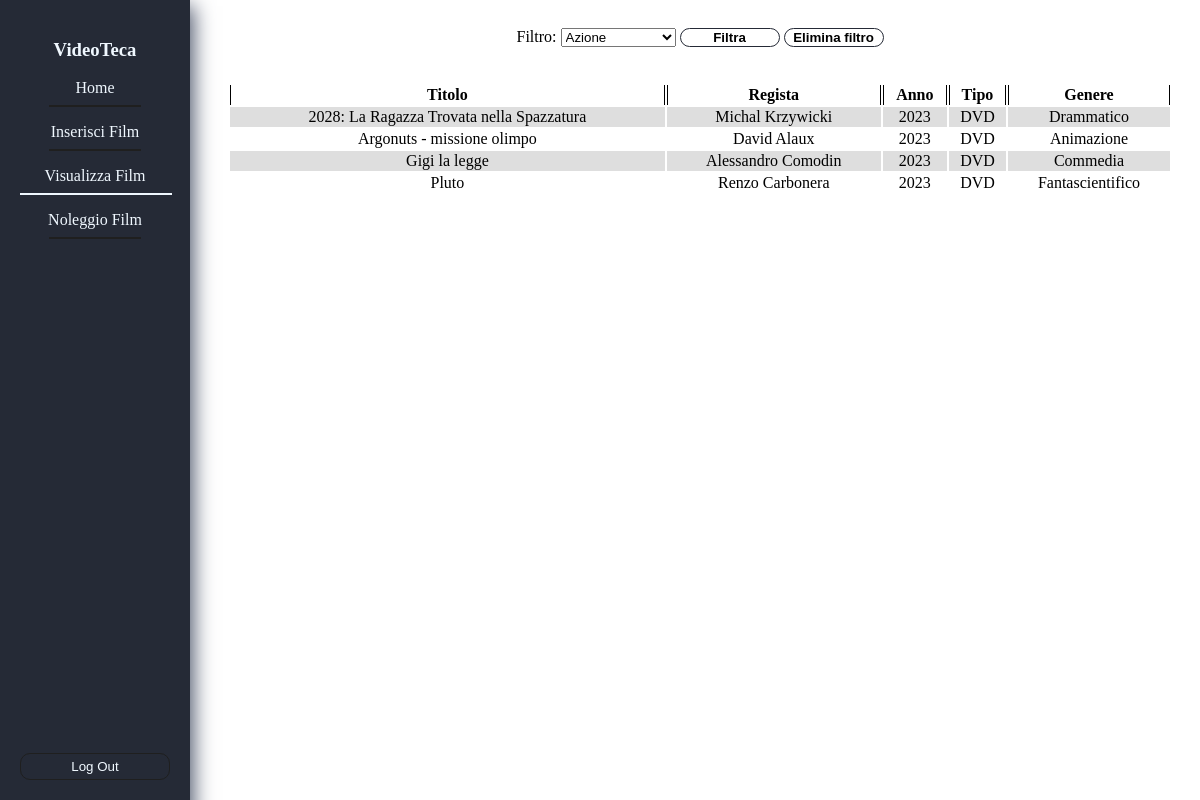
Page /pages/Visualizza.php on the committed database.
### tables this page shows
CREATE TABLE `video` (
  `ID` int(11) NOT NULL,
  `titolo` varchar(255) NOT NULL,
  `regista` varchar(255) NOT NULL,
  `anno` varchar(255) NOT NULL,
  `tipo` varchar(255) NOT NULL,
  `IDgenere` int(11) NOT NULL
);

CREATE TABLE `genere` (
  `ID` int(11) NOT NULL,
  `Descrizione` varchar(255) NOT NULL
);

### pages/Visualizza.php (the view, shortened to what this page needs)
<?php
$host = "dbServer";
$user = "root";
$pass = "ciao";
$db = "es12";
$connessione = mysqli_connect($host, $user, $pass, $db)
  or die("Connessione non riuscita " . mysqli_connect_error());
?>
<!DOCTYPE html>
<html lang="en">
  <head>
    <link rel="stylesheet" href="../css/style.css" />
  </head>
  <body>
<div class="sidebar">
    <a href="../index.php" class="a">
        <h3 class="h3">VideoTeca</h3>
    </a>
    <nav>
        <div class="div">
            <a href="../index.php" class="a">Home
                <hr class="hr" />
            </a>
        </div>
        <br /><br />
        <?php
          if($_SESSION['user'] == 0){
            echo '<div class="div">
            <a href="./Inserimento.php" class="a">Inserisci Film
                <hr class="hr" />
            </a>
        </div>
        <br /><br />';
          }
        ?>
        <div class="div">
            <a href="./Visualizza.php" class="a">Visualizza Film
                <hr class="hrActive hr" />
            </a>
        </div>
        <br /><br />
        <div class="div">
            <a href="./noleggio.php" class="a">Noleggio Film
                <hr class="hr" />
            </a>
        </div>
        <br /><br />
    </nav>
    <form action="../index.php" method="GET">
        <input type="submit" name="logout" value="Log Out" />
    </form>
</div>
<div class="main-content">
<form action="./Visualizza.php" method="post" class="filtro">
      <label for="filtro">Filtro:</label>
      <select id="genere" name="genere" <?php
      $query = "SELECT Descrizione FROM genere";
      $result = $connessione->query($query);
      while ($row = $result->fetch_assoc()) {
        echo "<option>" . $row['Descrizione'] . "</option>";
      }
      ?> </select>
        <input type="submit" value="Filtra" class="btn">
        <input type="submit" name="elimina" id="elimina" value="Elimina filtro" class="btn">
    </form><br><br>
    <table class="tableVis tabellaSotto">
      <thead>
        <tr class="titTab">
          <th>Titolo</th>
          <th>Regista</th>
          <th>Anno</th>
          <th>Tipo</th>
          <th>Genere</th>
        </tr>
      </thead>
      <tbody>
        <?php
        if (!isset($_POST['genere'])) {
          $query = "SELECT * FROM video AS V INNER JOIN genere AS G ON V.idGenere = G.ID";
          $result = $connessione->query($query);
          while ($row = $result->fetch_assoc()) {
            if ($_SESSION["tabella"] == 0) {
              echo '<tr class="tabellaRow">' .
                "<td>" . $row['titolo'] . "</td>" .
                "<td>" . $row['regista'] . "</td>" .
                "<td>" . $row['anno'] . "</td>" .
                "<td>" . $row['tipo'] . "</td>" .
                "<td>" . $row['Descrizione'] .
                "</tr>";
            } else {
              echo '<tr>' .
                "<td>" . $row['titolo'] . "</td>" .
                "<td>" . $row['regista'] . "</td>" .
                "<td>" . $row['anno'] . "</td>" .
                "<td>" . $row['tipo'] . "</td>" .
                "<td>" . $row['Descrizione'] .
                "</tr>";
            }
          }
        }
        ?>
      </tbody>
    </table>
</div>
</body>
</html>

### css/style.css (style rules this page uses)
.sidebar { height: 100%; width: 150px; position: fixed; left: 0; top: 0; padding: 20px; background-color: #252a36; text-align: center; box-shadow: 2px 7px 20px 1px #464f65; color: white; }
.main-content { text-align: center; margin-left: 200px; padding: 20px; }
.main-content th { border-left: 1px solid black; border-right: 1px solid black; border-collapse: collapse; }
.main-content table { width: 100%; }
.tabellaRow { background-color: rgba(128, 128, 128, 0.263); }
.sidebar a { margin-bottom: 0 ; padding-bottom: 0 ; text-decoration: none ; color: aliceblue ; }
.sidebar hr { width: 60%; border: solid 0.5px ; margin-bottom: -20px ; border-color: #1f1f1f ; transition: width 0.5s ; }
.hrActive { width: 100% !important; border-color: aliceblue !important; }
.sidebar form { position: fixed !important; bottom: 0 !important; margin-bottom: 20px !important; text-align: center !important; }
.sidebar form input { background-color: transparent !important; color: aliceblue !important; margin: 0 auto !important; border: solid 1px #1f1f1f !important; border-radius: 10px !important; padding: 5px !important; width: 150px !important; transition: background-color 1s !important; }
.btn { border-radius: 10px; border: solid 1px #252a36; background-color: transparent; width: 5rem; }
.btn { background-color: transparent; color: black; font-weight: bolder; width: 100px; }

### rows in the picture
video: titolo "2028: La Ragazza Trovata nella Spazzatura", regista "Michal Krzywicki", anno "2023", tipo "DVD", IDgenere.Descrizione "Drammatico"
video: titolo "Argonuts - missione olimpo", regista "David Alaux", anno "2023", tipo "DVD", IDgenere.Descrizione "Animazione"
video: titolo "Gigi la legge", regista "Alessandro Comodin", anno "2023", tipo "DVD", IDgenere.Descrizione "Commedia"
video: titolo "Pluto", regista "Renzo Carbonera", anno "2023", tipo "DVD", IDgenere.Descrizione "Fantascientifico"

### other values in the picture
form field genere "Azione"
